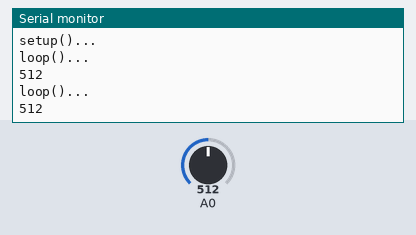
Recording of a sketch running on a simulated Arduino Uno, built with avr-gcc and run on an emulated ATmega328P. On the bench: the last lines printed to the serial monitor. The inputs (shaded band) are chosen by the test bench; at power-on: A0 = 512.

Above: at 1.8 s.
1.9 s: A0 set to 716
At 2.8 s:
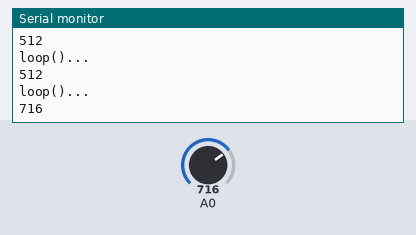
3.4 s: A0 set to 900
At 4.8 s:
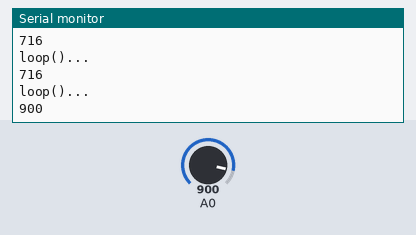
Timing chart, 0 to 6.4 s (numbered marks = the images above; inputs shaded):
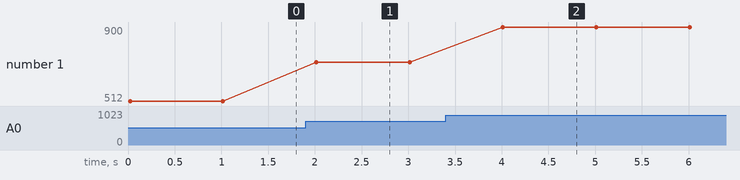

Measured:
- after the input at 1.9 s, the serial monitor: prints a new line after 0.11 s (image 1)
- after the input at 3.4 s, the serial monitor: prints a new line after 0.61 s (image 2)
- plotted number 1: 512 → 716 after the input at 1.9 s, 716 → 900 after the input at 3.4 s

The sketch:

test09analogRead2.ino
```cpp
#define LED 3//pwm
int reg = 0;

void setup() {
  Serial.begin(9600);
  Serial.println("setup()...");
}
void loop() {
  Serial.println("loop()...");
  reg = analogRead(A0);
  Serial.println(reg);
  //Serial.println(map(reg,0,1023,0,255));
  //analogWrite(LED,map(reg,0,1023,0,255));
  delay(1000);
}
```
